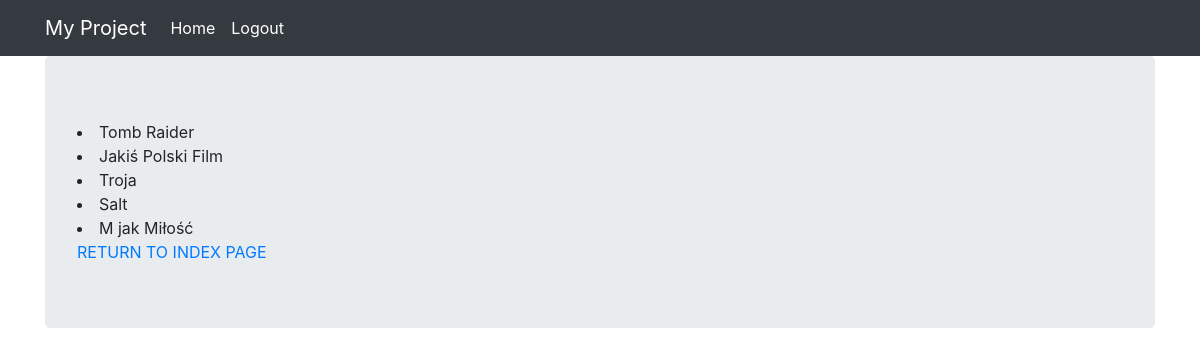
Screenshot of /movies/movies-class-view/ (signed in) with the database file from the repository.
### movies/models.py (models this page shows)
class Movie(models.Model):
    GENRES = [
        ("A", "Action"),
        ("F", "Fantasy"),
        ("SF", "Science Fiction"),
        ("R", "Romance")
    ]
    title = models.CharField(max_length=128)
    genre = models.CharField(choices=GENRES, max_length=2)
    year = models.IntegerField()
    actor = models.ForeignKey(
        Actor, on_delete=models.CASCADE, related_name="movies", blank=True, null=True
    )
    country = models.ForeignKey(
        "Country", on_delete=models.CASCADE, related_name="movies", blank=True, null=True
    )
    def __str__(self):
        return f"{self.title}"

### movies/views.py (the view)
# urls.py: path("movies-class-view/", views.MovieView.as_view(), name="movies-class-view"),
class MovieView(View):
    def get(self, request):
        return render(
            request,
            template_name="movies/movies.html",
            context={"movies": Movie.objects.all()}
        )

### movies/templates/movies/movies.html
{% extends "base.html" %}
{% block content %}
    {% for m in movies %}
        <li>{{ m }}</li>
    {% endfor %}
    <a href="{% url 'movies:movies-homepage' %}">RETURN TO INDEX PAGE</a>
{% endblock %}

### rows the page displays
Movie: title "Tomb Raider"
Movie: title "Jakiś Polski Film"
Movie: title "Troja"
Movie: title "Salt"
Movie: title "M jak Miłość"
